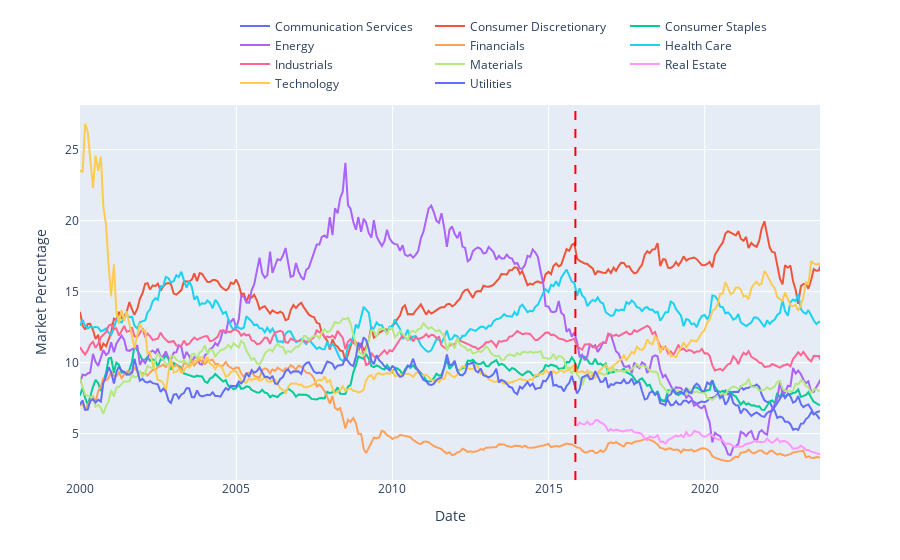

The code cell stored with this chart in its notebook:
### Code cell
line_plot(market_df, "Market percentage of sectors")

### Figure 1 — Plotly figure (JSON) as saved in the notebook; plotly's stock layout.template omitted (floating-point values rounded to 4 significant figures; data arrays with more than 128 entries replaced by an {"elided": "..."} marker saying what was removed)
{"data": [{"mode": "lines", "name": "Communication Services", "type": "scatter", "x": ["2023-09-11", "2023-08-31", "2023-07-31", "2023-06-30", "2023-05-31", "2023-04-28", "2023-03-31", "2023-02-28", "2023-01-31", "2022-12-30", "2022-11-30", "2022-10-31", "2022-09-30", "2022-08-31", "2022-07-29", "2022-06-30", "2022-05-31", "2022-04-29", "2022-03-31", "2022-02-28", "2022-01-31", "2021-12-31", "2021-11-30", "2021-10-29", "2021-09-30", "2021-08-31", "2021-07-30", "2021-06-30", "2021-05-28", "2021-04-30", "2021-03-31", "2021-02-26", "2021-01-29", "2020-12-31", "2020-11-30", "2020-10-30", "2020-09-30", "2020-08-31", "2020-07-31", "2020-06-30", "2020-05-29", "2020-04-30", "2020-03-31", "2020-02-28", "2020-01-31", "2019-12-31", "2019-11-29", "2019-10-31", "2019-09-30", "2019-08-30", "2019-07-31", "2019-06-28", "2019-05-31", "2019-04-30", "2019-03-29", "2019-02-28", "2019-01-31", "2018-12-31", "2018-11-30", "2018-10-31", "2018-09-28", "2018-08-31", "2018-07-31"], "y": [6.577, 6.547, 6.52, 6.356, 6.503, 6.161, 6.027, 5.718, 5.709, 5.26, 5.338, 5.273, 5.666, 5.838, 5.843, 6.132, 6.197, 6.109, 6.604, 6.864, 7.237, 7.224, 7.351, 7.756, 8.292, 8.458, 8.329, 8.349, 8.23, 8.215, 8.092, 8.305, 7.939, 7.943, 7.915, 7.92, 7.774, 8.035, 7.824, 7.688, 7.758, 7.58, 7.532, 7.503, 7.298, 7.215, 7.257, 7.177, 7.108, 7.232, 7.333, 7.171, 7.325, 7.323, 7.052, 7.059, 7.29, 7.045, 6.995, 7.334, 7.264, 7.315, 7.362]}, {"mode": "lines", "name": "Consumer Discretionary", "type": "scatter", "x": {"elided": "286 str values"}, "y": {"elided": "286 float values"}}, {"mode": "lines", "name": "Consumer Staples", "type": "scatter", "x": {"elided": "286 str values"}, "y": {"elided": "286 float values"}}, {"mode": "lines", "name": "Energy", "type": "scatter", "x": {"elided": "286 str values"}, "y": {"elided": "286 float values"}}, {"mode": "lines", "name": "Financials", "type": "scatter", "x": {"elided": "286 str values"}, "y": {"elided": "286 float values"}}, {"mode": "lines", "name": "Health Care", "type": "scatter", "x": {"elided": "286 str values"}, "y": {"elided": "286 float values"}}, {"mode": "lines", "name": "Industrials", "type": "scatter", "x": {"elided": "286 str values"}, "y": {"elided": "286 float values"}}, {"mode": "lines", "name": "Materials", "type": "scatter", "x": {"elided": "286 str values"}, "y": {"elided": "286 float values"}}, {"mode": "lines", "name": "Real Estate", "type": "scatter", "x": ["2023-09-11", "2023-08-31", "2023-07-31", "2023-06-30", "2023-05-31", "2023-04-28", "2023-03-31", "2023-02-28", "2023-01-31", "2022-12-30", "2022-11-30", "2022-10-31", "2022-09-30", "2022-08-31", "2022-07-29", "2022-06-30", "2022-05-31", "2022-04-29", "2022-03-31", "2022-02-28", "2022-01-31", "2021-12-31", "2021-11-30", "2021-10-29", "2021-09-30", "2021-08-31", "2021-07-30", "2021-06-30", "2021-05-28", "2021-04-30", "2021-03-31", "2021-02-26", "2021-01-29", "2020-12-31", "2020-11-30", "2020-10-30", "2020-09-30", "2020-08-31", "2020-07-31", "2020-06-30", "2020-05-29", "2020-04-30", "2020-03-31", "2020-02-28", "2020-01-31", "2019-12-31", "2019-11-29", "2019-10-31", "2019-09-30", "2019-08-30", "2019-07-31", "2019-06-28", "2019-05-31", "2019-04-30", "2019-03-29", "2019-02-28", "2019-01-31", "2018-12-31", "2018-11-30", "2018-10-31", "2018-09-28", "2018-08-31", "2018-07-31", "2018-06-29", "2018-05-31", "2018-04-30", "2018-03-29", "2018-02-28", "2018-01-31", "2017-12-29", "2017-11-30", "2017-10-31", "2017-09-29", "2017-08-31", "2017-07-31", "2017-06-30", "2017-05-31", "2017-04-28", "2017-03-31", "2017-02-28", "2017-01-31", "2016-12-30", "2016-11-30", "2016-10-31", "2016-09-30", "2016-08-31", "2016-07-29", "2016-06-30", "2016-05-31", "2016-04-29", "2016-03-31", "2016-02-29", "2016-01-29", "2015-12-31", "2015-11-30"], "y": [3.545, 3.579, 3.62, 3.681, 3.735, 3.852, 3.855, 4.033, 4.155, 3.998, 3.981, 3.933, 4.171, 4.368, 4.468, 4.488, 4.403, 4.661, 4.485, 4.356, 4.465, 4.644, 4.426, 4.423, 4.406, 4.492, 4.471, 4.36, 4.29, 4.274, 4.138, 4.081, 4.11, 4.053, 4.113, 4.254, 4.298, 4.27, 4.526, 4.593, 4.589, 4.715, 4.867, 4.989, 4.872, 4.773, 4.854, 5.072, 5.136, 5.185, 4.892, 4.852, 5.109, 4.746, 4.918, 4.787, 4.867, 4.746, 4.679, 4.547, 4.3, 4.443, 4.431, 4.898, 4.746, 4.729, 4.802, 4.548, 4.649, 4.964, 5.041, 5.053, 5.096, 5.27, 5.215, 5.243, 5.162, 5.187, 5.23, 5.29, 5.218, 5.322, 5.185, 5.518, 5.704, 5.785, 5.952, 5.936, 5.682, 5.638, 5.844, 5.645, 5.669, 5.776, 5.53]}, {"mode": "lines", "name": "Technology", "type": "scatter", "x": {"elided": "286 str values"}, "y": {"elided": "286 float values"}}, {"mode": "lines", "name": "Utilities", "type": "scatter", "x": {"elided": "286 str values"}, "y": {"elided": "286 float values"}}], "layout": {"legend": {"entrywidth": 150, "orientation": "h", "x": 1, "xanchor": "right", "y": 1.02, "yanchor": "bottom"}, "shapes": [{"line": {"color": "red", "dash": "dash"}, "name": "Reclassification", "type": "line", "x0": "2015-11-11T00:00:00", "x1": "2015-11-11T00:00:00", "xref": "x", "y0": 0, "y1": 1, "yref": "paper"}], "showlegend": true, "xaxis": {"title": {"text": "Date"}}, "yaxis": {"title": {"text": "Market Percentage"}}}}
